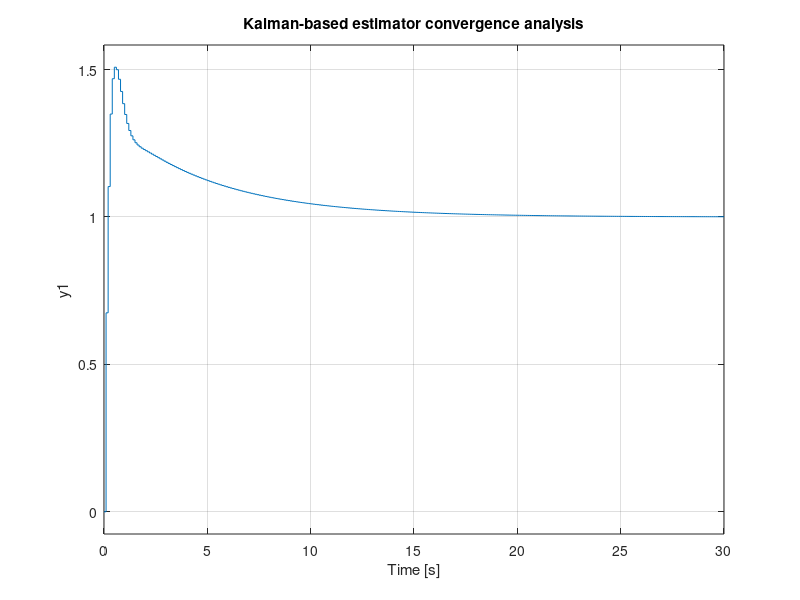
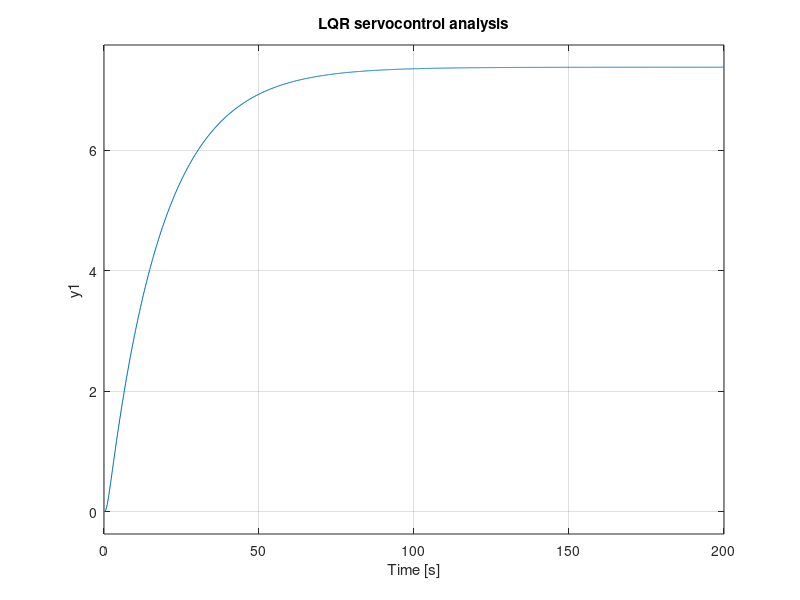

Write MATLAB code to recreate these figures, in order. (Note: this script raises an error after producing the figures.)
%% Atividade 05: Projetar e implementar, por simulação, o  PMVC, DMC e GPC.
clear all; close all; clc;

%% Parametros
Ts = 0.1;                % periodo de amostragem (s)
td = 0;                  % atraso continuo (s)
d = round((td/Ts) + 1)   % atraso discreto (em amostras)

Nx = d+1;                % horizonte de previsão de estado (atraso virtual)
LAM = diag([1e3]);       % fator de ponderação de controle

%% Planta a) Dinâmica do ângulo de roll do VLS-1 em Max Q

% Modelo em espaço de estados contínuo
    A = [0      1;
         4.077  0];
    B = [0; 1];
    
    C = [7.3734    0];
    
    D = 0;
    
    sysc = ss(A,B,C,D)

% Modelo em espaço de estados discreto
    sysd = c2d(sysc,Ts);
    
    [Ad,Bd,Cd,Dd] = ssdata(sysd);

% Modelo aumentado em espaço de estados
    Aa = [ 1          Cd*Ad;
         zeros(2,1)  Ad  ];

    Ba = [Cd*Bd  ;  Bd];

    Ca = [Cd 0];

    Da = 0;

    sysa = ss(Aa,Ba,Ca,Da,Ts);

%% Testes de Controlabilidade e Observabilidade
n = length(Aa);     % Número de variaveis de estado (o integrador é considerado)
Co = ctrb(Aa, Ba);  % Matriz de Controlabilidade
Ob = obsv(Aa, Ca);  % Matriz de Observabilidade

disp('Verificação da Controlabilidade:');
    disp(['> rank(Co) = ' num2str(rank(Co))]);
    if rank(Co) == n
        disp(['== ' num2str(n) ' - O sistema é controlável' ]);
    else
        disp(['!= ' num2str(n) ' - O sistema não é controlável' ]);
    end

disp('Verificação da Observabilidade:');
    disp(['> rank(Ob) = ' num2str(rank(Ob))]);
    if rank(Ob) == n
        disp(['== ' num2str(n) ' - O sistema é observável' ]);
    else
        disp(['!= ' num2str(n) ' - O sistema não é observável' ]);
    end

%% PMVC com realimentação total de estados

% Estimador de estados baseado no filtro de Kalman
    Qkf = diag([1  1 0]);   % covariancia do ruido do processo
    Rkf = 1e5;             % covariancia do ruido de medição
    
    disp('Verificação da Detectabilidade (p/ o Filtro de Kalman):');
    Ob_dec_kf = obsv(Aa', sqrt(Qkf)');
    disp(['> rank(obsv(Aa^(T), sqrt(Qkf)^(T))) = ' num2str(rank(Ob_dec_kf))]);

    if rank(Ob_dec_kf) == n
        disp(['== ' num2str(n) ' - O sistema é detectável' ]);
    else
        disp(['!= ' num2str(n) ' - O sistema não é detectável' ]);
    end

    % Calculo do Ganho
    L = [ dlqr(Aa',Ca',Qkf,Rkf) ]'

    % Verificando os autovalores
    disp('Autovalores do KF em MF:')
    eig(Aa-L*Ca)

    % Verificando se converge
    syskf = ss(Aa-L*Ca, L, Ca, Da, Ts);
    figure; step(syskf); title('Kalman-based estimator convergence analysis');

% LQR
    Qlqr = diag([1  1 0]);  % penalização dos estados
    Rlqr = 1e5;             % penalização do esforço de controle

    disp('Verificação da Detectabilidade (p/ o LQR):');
    Ob_dec_lqr = obsv(Aa', sqrt(Qlqr)');
    disp(['> rank(obsv(Aa^(T), sqrt(Qlqr)^(T))) = ' num2str(rank(Ob_dec_lqr))]);

    if rank(Ob_dec_lqr) == n
        disp(['== ' num2str(n) ' - O sistema é detectável' ]);
    else
        disp(['!= ' num2str(n) ' - O sistema não é detectável' ]);
    end

    % Calculo do Ganho
    K =  dlqr(Aa,Ba,Qlqr,Rlqr)

    % Verificando os autovalores
    disp('Autovalores do LQR em MF:')
    eig(Aa-Ba*K)

    % Verificando se converge
    syslq = ss(Aa-Ba*K, Ba*K(1), Ca, Da, Ts);
    figure; step(syslq); title('LQR servocontrol analysis');

    % Variaveis auxiliares
        % Matrizes principais da leis de controle
        Mx = K*( Aa^Nx -(Aa^(Nx-1))*L*Ca );
        
        Mu = [];
        for i = 1:Nx-1
	        Mu = [Mu (Aa^i)*Ba];
        end
	        Mu = K*Mu;
        
        My = K*Aa^(Nx-1)*L;

%% Simulação
tfinal = 500;           % tempo de simulação (em segundos)
N = round( tfinal/Ts );
t = 0:Ts:N*Ts-Ts;      

    % Sinal de referencia
    r1(1:Nx+1) = 0; r1(Nx+2:N) = 1*(pi/180); 

    % Condições iniciais
    for k = 1:Nx 
        x(:,k)=[0;0];
        u(k) = 0;
        y(k) = Cd*x(:,k);

        xa(:,k) = zeros(3,1);
        du(k) = 0;
    end

for k = Nx+1:N
    % Planta
    x(:,k) = Ad*x(:,k-1) +Bd*u(k-d);
    y(k) = Cd*x(:,k);

    % Controlador
    xa(:,k) = (Aa-L*Ca)*xa(:,k-1) +Ba*du(k-Nx) +L*y(k-1);

        DU = [];
        for i = 1:Nx-1
            DU = [DU; du(k-i) ];
        end

    du(k) = inv(K*Ba+LAM)*( K*[r1(k);0;0] -Mx*xa(:,k) ...
        -Mu*DU -My*y(k) );

    u(k) = u(k-1) +du(k);

    % Saturação
    % if u(k) >= 0.06981
    %   u(k) = 0.06981;
    % elseif u(k) <= 0
    %   u(k) = 0;
    % end

end

%% Plots
t = 0:Ts:N*Ts-Ts;
figure;
    subplot(211)
    plot(t,r1,':k'); hold;
    plot(t,y,'b');
    ylabel('y(t)'); xlabel('Time (s)');
    subplot(212)
    plot(t,du,'b');
    ylabel('du(t)'); xlabel('Time (s)');
